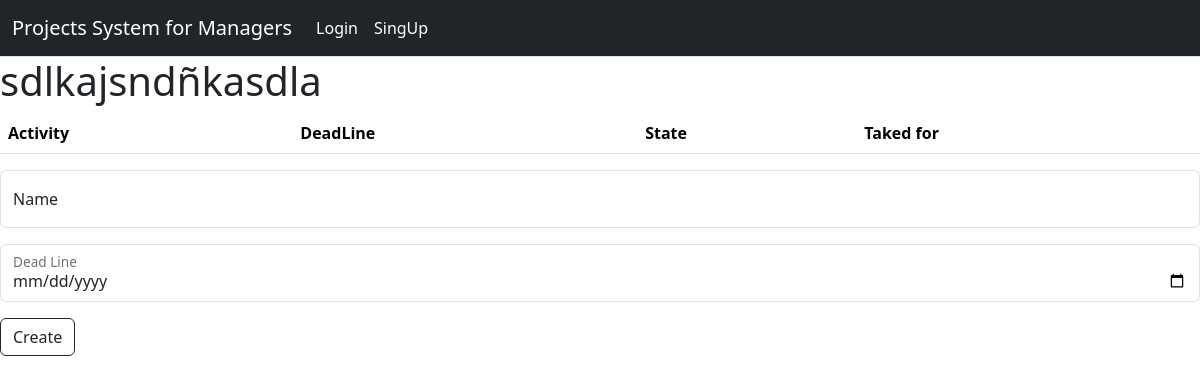
Page /projects_task_activities/detail_task/6 on the earlier database version.
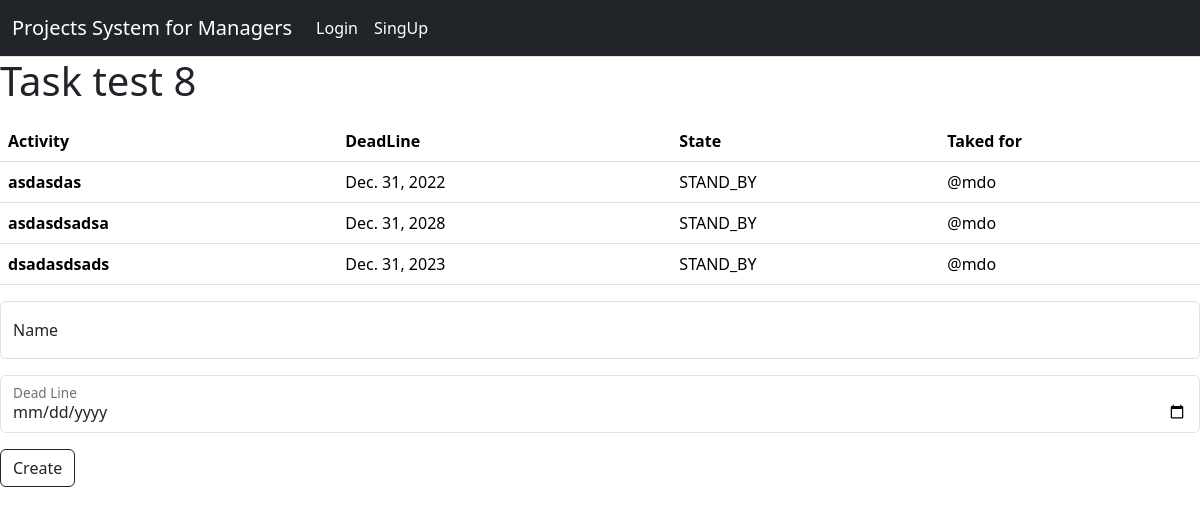
Same page on the later database version.
### projects_tasks_and_activities/models.py (models this page shows)
class Tasks(models.Model):
    created_by_user = models.ForeignKey(UserProfile, on_delete=models.CASCADE, related_name='Tasks_Users')
    belongs_project = models.ForeignKey(Project, on_delete= models.CASCADE, related_name='Tasks_Project')
    in_work_space = models.ForeignKey(WorkSpaces, on_delete=models.CASCADE,related_name='Tasks_WorkSpaces')
    state = models.CharField(max_length=15, choices=STATE, default= 'STAND_BY')
    name = models.CharField(max_length=100)
    description = models.CharField(max_length=250)
    dead_line = models.DateField()
    created_at = models.DateTimeField(auto_now_add=True)
    updated_at = models.DateTimeField(auto_now_add=True)
    def __str__(self) -> str:
        return self.name

class Activities(models.Model):
    created_by_user = models.ForeignKey(UserProfile, on_delete=models.CASCADE, related_name='Activities_Users')
    belongs_task = models.ForeignKey(Tasks, on_delete= models.CASCADE, related_name='Activities_Task')
    in_work_space = models.ForeignKey(WorkSpaces, on_delete=models.CASCADE,related_name='Activities_WorkSpaces')
    state = models.CharField(max_length=15, choices=STATE, default= 'STAND_BY')
    name = models.CharField(max_length=100)
    dead_line = models.DateField()
    created_at = models.DateTimeField(auto_now_add=True)
    updated_at = models.DateTimeField(auto_now_add=True)
    def __str__(self) -> str:
        return self.name

### projects_tasks_and_activities/views.py (the view)
# urls.py: path('detail_task/<int:id>', views.detail_task,name='detail_task'),
def detail_task(request,id):
    now = str(datetime.now())
    task = Tasks.objects.get(pk=id)
    activities =Activities.objects.filter(belongs_task= task)
    return render(request,'task_detail.html',{
        'task':task,
        'activities':activities,
        'now':now
    })

### projects_tasks_and_activities/Templates/task_detail.html (shortened to what this page needs)
{% extends "base.html" %}
{% block content %}
<h1>{{task}}</h1>
<table class="table">
    <thead>
      <tr>
        <th scope="col">Activity</th>
        <th scope="col">DeadLine</th>
        <th scope="col">State</th>
        <th scope="col">Taked for</th>
      </tr>
    </thead>
    <tbody>
{% for activity in activities %}
      <tr>
        <th scope="row">{{activity}}</th>
        <td>{{activity.dead_line}}</td>
        <td>{{activity.state}}</td>
        <td>@mdo</td>
      </tr>
    {% endfor %}
    </tbody>
  </table>
<form action={% url "create_activity" id=task.pk %} method="POST">
    <div class="form-floating mb-3">
        <input type="text" class="form-control" id="floatingname" placeholder="Please, write name of activity" name="name">
        <label for="Inputname" >Name</label>
    </div>
    <div class="form-floating mb-3">
        <input type="date" class="form-control" id="floatingdate"  name="dead_line" min={{now}}>
        <label for="floatingdate" >Dead Line</label>
    </div>
    <button  class="btn btn-outline-dark">Create</button>
</form>
{% endblock content %}

Differences in the rows shown:
changed Tasks: name "sdlkajsndñkasdla" → "Task test 8"
added Activities: name "asdasdas", dead_line "Dec. 31, 2022", state "STAND_BY"
added Activities: name "asdasdsadsa", dead_line "Dec. 31, 2028", state "STAND_BY"
added Activities: name "dsadasdsads", dead_line "Dec. 31, 2023", state "STAND_BY"
